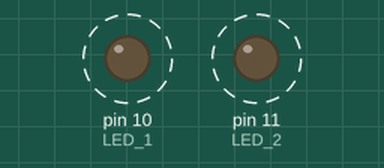
Simulated run of this sketch. Board: Arduino Uno, built with avr-gcc and run on an emulated ATmega328P. Parts: output pins drawn as LEDs (lit = HIGH). Dashed ring = blinking.

Above: at 0.15 s.
Timing chart, 0 to 4.6 s (numbered marks = the images above):
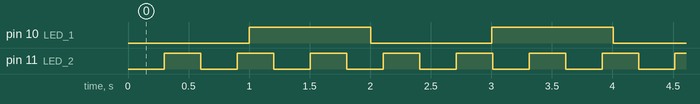

The sketch:

multitarefas.ino
```cpp
#define LED_1 10
#define LED_2 11


/* Função SETUP é executa apenas uma vez
   ela é responsável pela configuração dos
   pinos do Arduino */
void setup() {

  /* Configuração dos pinos como saída */
  pinMode(LED_1, OUTPUT);
  pinMode(LED_2, OUTPUT);

}

/* Variáveis globais para temporiazar a tarefa_1*/
const unsigned long periodo_tarefa_1 = 1000;
unsigned long tempo_tarefa_1 = millis();
int estado_LED1 = LOW;

/* Tarefa 1: pisca o LED a cada 1 segundo */
void tarefa_1(unsigned long tempo_atual) {

  /* Hora de piscar o led caso tenha passado 1000 ms */
  if (tempo_atual - tempo_tarefa_1 > periodo_tarefa_1) {

    tempo_tarefa_1 = tempo_atual;

    digitalWrite(LED_1, !digitalRead(LED_1));
  }
}

const unsigned long periodo_tarefa_2 = 300;
unsigned long tempo_tarefa_2 = millis();
/* Tarefa 1: pisca o LED a cada 300ms*/
void tarefa_2(unsigned long tempo_atual) {

  /* Hora de piscar o led caso tenha passado 1000 ms */
  if (tempo_atual - tempo_tarefa_2 > periodo_tarefa_2) {

    tempo_tarefa_2 = tempo_atual;

    digitalWrite(LED_2, !digitalRead(LED_2));
  }

}
/* Função loop() é responsável por escalonar as tarefas.
   Essa função é executada repetidamente */
void loop() {

  unsigned long meu_tempo_atual = millis();

  tarefa_1(meu_tempo_atual);

  tarefa_2(meu_tempo_atual);

}
```

Measured:
- by itself, pin 10 (LED_1): alternates HIGH for 1.0 s and LOW for 1.0 s
- by itself, pin 11 (LED_2): alternates HIGH for 0.30 s and LOW for 0.30 s
